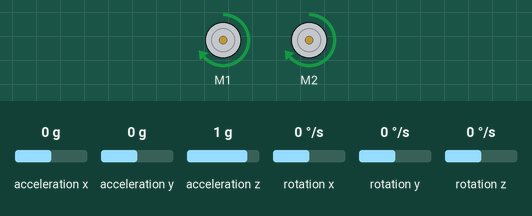
Bench run of a sketch on a simulated Arduino Leonardo, built with avr-gcc and run on an emulated ATmega32U4. On the bench: 2 × DC motor (green arrow = forward, orange = backward, longer = faster). Inputs (shaded band) come from the test bench; at power-on: acceleration x 0 g, acceleration y 0 g, acceleration z 1 g, rotation x 0 °/s, rotation y 0 °/s, rotation z 0 °/s. What the sketch prints to the serial monitor is not drawn.

Above: at 0.1 s.
Timing chart, 0 to 1.6 s (numbered marks = the images above):
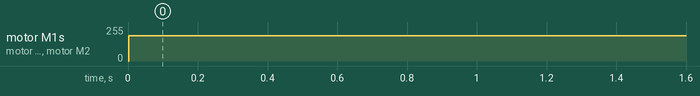

Measured:
- by itself, motor M1, motor M2: stopped → forward 191/255 at 0.00 s

The sketch:

accel_filter.ino
```cpp
/* This example reads the raw values from the L3GD20H gyro and
LSM303D accelerometer and magnetometer on the Zumo 32U4, and
prints those raw values to the serial monitor.

The accelerometer readings can be converted to units of g using
the conversion factors specified in the "Sensor characteristics"
table in the LSM303 datasheet.  The default full-scale (FS)
setting is +/- 2 g, so the conversion factor is 0.61 mg/LSB
(least-significant bit).  A raw reading of 16384 would correspond
to 1 g.

The gyro readings can be converted to degrees per second (dps)
using the "Mechanical characteristics" table in the L3GD20H
datasheet.  The default sensitivity is 8.75 mdps/LSB
(least-significant bit).  A raw reading of 10285 would correspond
to 90 dps.

The magnetometer readings are more difficult to interpret and
will usually require calibration. */

#include <Wire.h>
#include <Zumo32U4.h>
Zumo32U4Motors motors;
LSM303 compass;
L3G gyro;

char report[120];
int old_acc_x;
float acc_x;
float ratio = 0.4;
void setup()
{
  Wire.begin();

  if (!compass.init())
  {
    // Failed to detect the compass.
    ledRed(1);
    while(1)
    {
      Serial.println(F("Failed to detect the compass."));
      delay(100);
    }
  }

  compass.enableDefault();

  if (!gyro.init())
  {
    // Failed to detect the gyro.
    ledRed(1);
    while(1)
    {
      Serial.println(F("Failed to detect gyro."));
      delay(100);
    }
  }

  gyro.enableDefault();
  compass.read();
  old_acc_x = compass.a.x;

}

void loop()
{
  motors.setLeftSpeed(300);
 delay(2);
  motors.setRightSpeed(300);
 delay(2);

  compass.read();
  gyro.read();
  acc_x = (acc_x*(1-ratio) + (float) compass.a.x*ratio);

  Serial.print(int (acc_x));
 //Serial.print(compass.a.x);

  //snprintf_P(report, sizeof(report), PSTR("accel: %6d Filter Accel: %6d "),(compass.a.x ),(int) (acc_x ));
  //snprintf_P(report, sizeof(report), PSTR("%6d"),(acc_x));
  Serial.println(report);

  delay(100);
}
```
